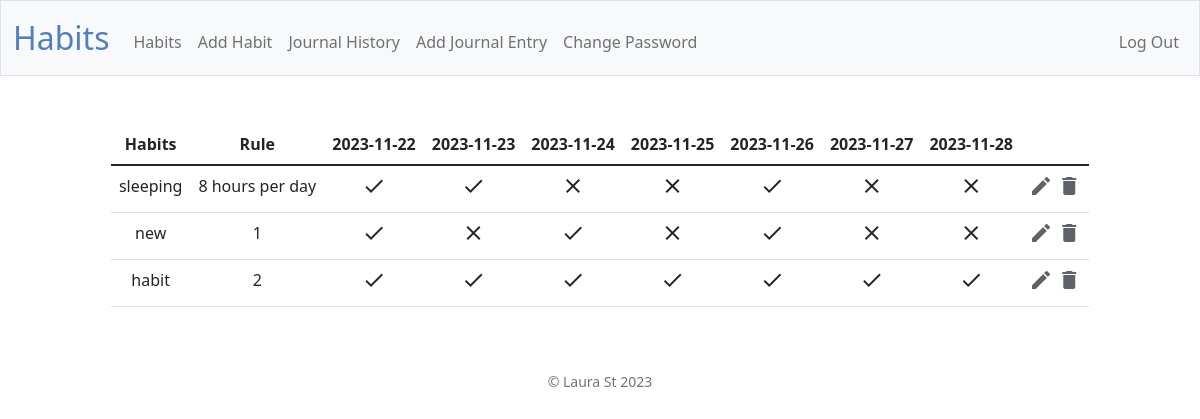
Page /habits (signed in) on the committed database.
### tables this page shows
CREATE TABLE habits (
    habit_id INTEGER PRIMARY KEY AUTOINCREMENT,
    user_id INTEGER,
    name TEXT NOT NULL,
    rule TEXT NOT NULL,
    created_at DATE DEFAULT (DATE('now')),
    FOREIGN KEY (user_id) REFERENCES users(id)
);

### app.py (the view)
@app.route("/habits", methods=["GET"])
@login_required
def get_habits():
    habits = habit_service.get_habits(session.get("user_id"))
    dates = habit_service.get_dates()
    return render_template("habits.html", habits=habits, dates=dates)

### app.py (called while the page is built)
@app.after_request
def after_request(response):
    response.headers["Cache-Control"] = "no-cache, no-store, must-revalidate"
    response.headers["Expires"] = 0
    response.headers["Pragma"] = "no-cache"
    return response

### database.py (called while the page is built)
def get_habits(user_id):
    return db.execute("SELECT * FROM habits WHERE user_id = ?", user_id)

def get_completions(habit_id, start_date, end_date):
    return db.execute(
        "SELECT date_completed FROM completions WHERE habit_id = ? AND date_completed BETWEEN ? AND ?",
        habit_id, start_date, end_date
    )

### habit_service.py (called while the page is built)
def get_habits(user_id):
    habits = database.get_habits(user_id)
    return get_habits_with_completions(habits)

def get_habits_with_completions(habits):
    today = datetime.now().date()
    start_date = today - timedelta(days=DAYS_BEFORE_TODAY)
    for habit in habits:
        completions = database.get_completions(habit["habit_id"], start_date, today)
        habit["completions"] = [comp["date_completed"] for comp in completions]
    return habits

def get_dates():
    today = datetime.now().date()
    return [(today + timedelta(days=i)).strftime("%Y-%m-%d") for i in range(-DAYS_BEFORE_TODAY, 1)]

### helpers.py (called while the page is built)
def login_required(f):
    @wraps(f)
    def decorated_function(*args, **kwargs):
        if session.get("user_id") is None:
            return redirect("/login")
        return f(*args, **kwargs)
    return decorated_function

### templates/habits.html (shortened to what this page needs)
{% extends "layout.html" %}
{% block main %}
<table class="table mx-auto w-auto">
    <thead>
        <tr>
            <th>Habits</th>
            <th>Rule</th>
            {% for date in dates %}
            <th>{{ date }}</th>
            {% endfor %}
            <th></th>
        </tr>
    </thead>
    <tbody>
        {% for habit in habits %}
        <tr>
            <td>{{habit.name}}</td>
            <td>{{habit.rule}}</td>
            {% for date in dates %}
            <td>
                {% if date in habit.completions %}
                <span id="habit-{{ habit.habit_id }}-date-{{ date }}" class="material-icons clickable"
                    onclick="toggleCompletion('{{ habit.habit_id }}', '{{ date }}', false)">done</span>
                {% else %}
                <span id="habit-{{ habit.habit_id }}-date-{{ date }}" class="material-icons clickable"
                    onclick="toggleCompletion('{{ habit.habit_id }}', '{{ date }}', true)">clear</span>
                {% endif %}
            </td>
            {% endfor %}
            <td>
                <a href=" /edit-habit/{{ habit.habit_id }}" class="icon-link"><span
                        class="material-icons grey_color">edit</span></a>
                <a href="javascript:void(0)" onclick="deleteHabit('{{ habit.habit_id }}')" class="icon-link">
                    <span class="material-icons grey_color">delete</span>
                </a>
            </td>
        </tr>
        {% endfor %}
    </tbody>
</table>
{% endblock %}

### static/styles.css (style rules this page uses)
.grey_color { color: #5f6368; }
.clickable { cursor: pointer; }

### rows in the picture
habits: name "sleeping", rule "8 hours per day"
habits: name "new", rule "1"
habits: name "habit", rule "2"

### other values in the picture
{{ date }} "2023-11-22" "2023-11-23" "2023-11-24" "2023-11-25" "2023-11-26" "2023-11-27" "2023-11-28"
